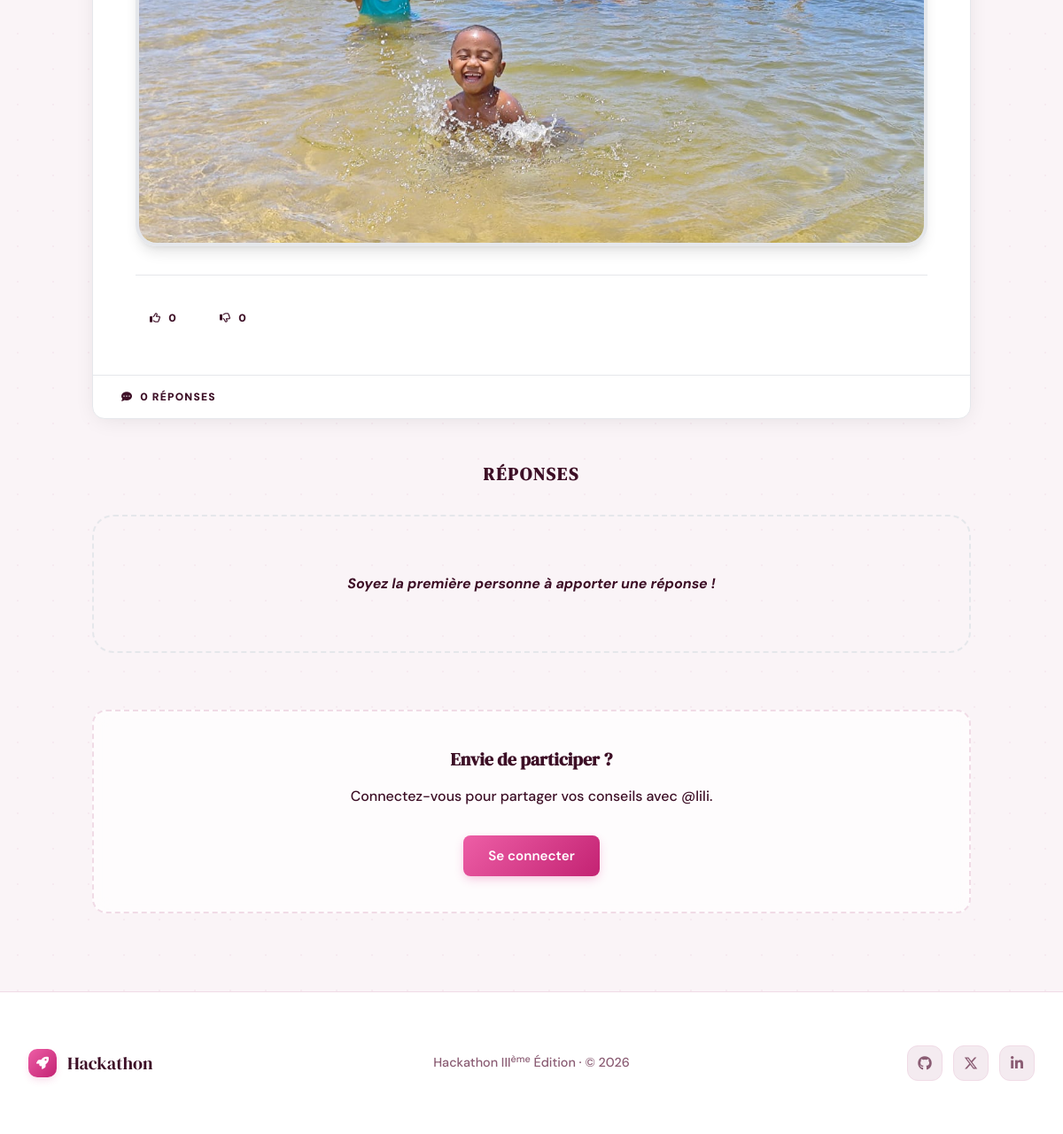
/forum/question/2/ (lower part), run on an earlier commit of the app's database.
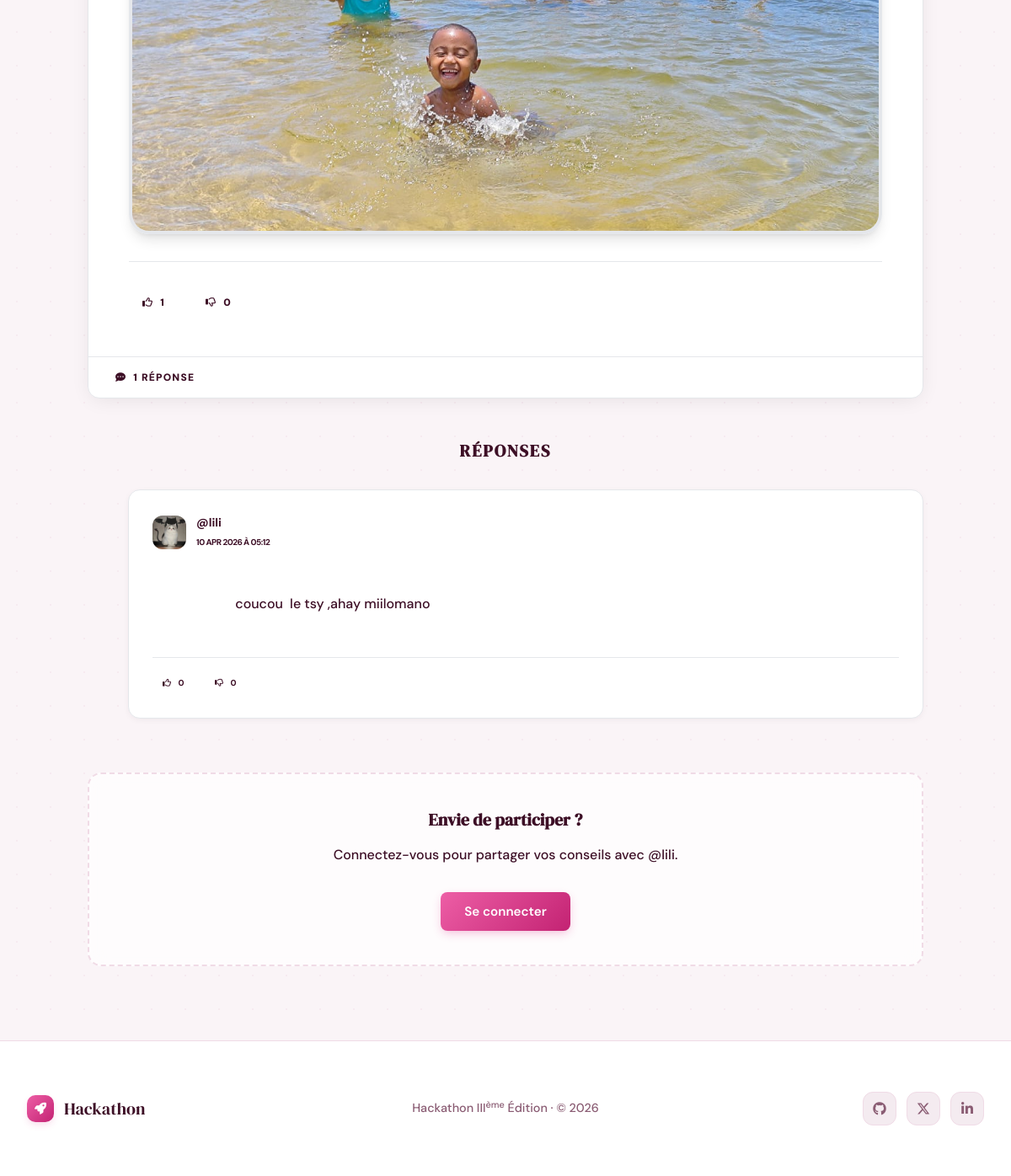
And on a later commit of the database.
### forum/models.py (models this page shows, shortened)
class Question(models.Model):
    user = models.ForeignKey(
        settings.AUTH_USER_MODEL,
        on_delete=models.CASCADE,
        related_name='questions'
    )
    title = models.CharField(max_length=255)
    content = models.TextField()
    image = models.ImageField(upload_to='forum/questions/', blank=True, null=True)
    likes = models.ManyToManyField(settings.AUTH_USER_MODEL, related_name='liked_questions', blank=True)
    dislikes = models.ManyToManyField(settings.AUTH_USER_MODEL, related_name='disliked_questions', blank=True)
    created_at = models.DateTimeField(auto_now_add=True)
    updated_at = models.DateTimeField(auto_now=True)
    class Meta:
        ordering = ['-created_at']
    def total_likes(self):
        return self.likes.count()
    def total_dislikes(self):
        return self.dislikes.count()

class Answer(models.Model):
    user = models.ForeignKey(
        settings.AUTH_USER_MODEL,
        on_delete=models.CASCADE,
        related_name='answers'
    )
    question = models.ForeignKey(
        Question,
        on_delete=models.CASCADE,
        related_name='answers'
    )
    content = models.TextField()
    image = models.ImageField(upload_to='forum/answers/', blank=True, null=True)
    likes = models.ManyToManyField(settings.AUTH_USER_MODEL, related_name='liked_answers', blank=True)
    dislikes = models.ManyToManyField(settings.AUTH_USER_MODEL, related_name='disliked_answers', blank=True)
    created_at = models.DateTimeField(auto_now_add=True)
    updated_at = models.DateTimeField(auto_now=True)
    class Meta:
        ordering = ['created_at']
    def total_likes(self):
        return self.likes.count()
    def total_dislikes(self):
        return self.dislikes.count()

### Users/models.py (models this page shows, shortened)
class User(AbstractUser):
    GROUPE_SANGUIN_CHOIX = [
        ('A+', 'A+'), ('A-', 'A-'),
        ('B+', 'B+'), ('B-', 'B-'),
        ('AB+', 'AB+'), ('AB-', 'AB-'),
        ('O+', 'O+'), ('O-', 'O-'),
    ]
    is_admin_user = models.BooleanField(default=False)
    is_customer = models.BooleanField(default=True)
    age = models.PositiveIntegerField(null=True, blank=True, help_text="25")
    date_dernieres_regles = models.DateField(null=True, blank=True, help_text="Date des dernières règles)")
    date_prevue_accouchement = models.DateField(null=True, blank=True)
    taille = models.PositiveIntegerField(null=True, blank=True, help_text="En cm")
    poids_initial = models.FloatField(null=True, blank=True, help_text="En kg")
    groupe_sanguin = models.CharField(
        null=True,
        blank=True,
        max_length=5,
        choices=GROUPE_SANGUIN_CHOIX
    )
    antecedents_medicaux = models.TextField(null=True, blank=True)
    nombre_grossesses_precedentes = models.PositiveIntegerField(default=0)
    photo = models.ImageField(
        upload_to="profile_pictures/",
        default="profile_pictures/default.png",
        blank=True,
        null=True,
    )

### forum/views.py (the view)
# urls.py: path('question/<int:pk>/', views.question_detail, name='question_detail'),
def question_detail(request, pk):
    question = get_object_or_404(Question, pk=pk)
    answers = question.answers.all().select_related('user')
    if request.method == 'POST' and request.user.is_authenticated:
        form = AnswerForm(request.POST, request.FILES)
        if form.is_valid():
            answer = form.save(commit=False)
            answer.user = request.user
            answer.question = question
            answer.save()
            if question.user != request.user:
                Notification.objects.create(
                    user=question.user,
                    title="Nouvelle réponse",
                    message=f"{request.user.username} a répondu à votre question : {question.title}",
                    url=reverse('forum:question_detail', args=[question.pk])
                )
            return redirect('forum:question_detail', pk=pk)
    else:
        form = AnswerForm()
    return render(request, 'forum/question_detail.html', {
        'question': question,
        'answers': answers,
        'form': form
    })

### templates/forum/question_detail.html (shortened to what the changed rows need)
{% extends 'Base/base.html' %}
{% block content %}
<div class="container mx-auto px-4 py-12 max-w-5xl">
    <div class="cool-card !p-0 overflow-hidden mb-12 shadow-xl border-t-4 border-t-primary">
        <div class="p-8 md:p-12">
            {% if question.image %}
                <div class="mb-8 rounded-3xl overflow-hidden shadow-lg border-4 border-paper">
                    <img src="{{ question.image.url }}" class="w-full h-auto object-cover" alt="Image pour {{ question.title }}">
                </div>
            {% endif %}
            <div class="flex items-center gap-4 mt-8 pt-8 border-t border-line">
                <a href="{% url 'forum:like_question' question.pk %}" class="flex items-center gap-2 px-4 py-2 rounded-xl {% if user in question.likes.all %}bg-primary text-white shadow-lg{% else %}bg-surface-2 text-ink-muted hover:bg-line{% endif %} transition-all font-black text-xs uppercase tracking-widest">
                    <i class="{% if user in question.likes.all %}fas{% else %}far{% endif %} fa-thumbs-up"></i>
                    {{ question.total_likes }}
                </a>
                <a href="{% url 'forum:dislike_question' question.pk %}" class="flex items-center gap-2 px-4 py-2 rounded-xl {% if user in question.dislikes.all %}bg-ink text-white shadow-lg{% else %}bg-surface-2 text-ink-muted hover:bg-line{% endif %} transition-all font-black text-xs uppercase tracking-widest">
                    <i class="{% if user in question.dislikes.all %}fas{% else %}far{% endif %} fa-thumbs-down"></i>
                    {{ question.total_dislikes }}
                </a>
            </div>
        </div>
        <div class="bg-surface-2 px-8 py-4 border-t border-line flex items-center gap-6">
            <span class="text-xs font-black uppercase tracking-widest text-ink-muted flex items-center gap-2">
                <i class="fas fa-comment-dots text-primary"></i>
                {{ answers.count }} Réponse{{ answers.count|pluralize }}
            </span>
        </div>
    </div>
    <div class="space-y-8 mb-16">
        {% for answer in answers %}
            <div class="relative pl-8 md:pl-12">
                <div class="absolute left-0 top-0 bottom-0 w-1 bg-grad-primary opacity-20 rounded-full"></div>
                <div class="cool-card group hover:border-primary/20 transition-all">
                    <div class="flex items-center justify-between mb-6">
                        <div class="flex items-center gap-3">
                            {% if answer.user.photo %}
                                <img src="{{ answer.user.photo.url }}" class="w-10 h-10 rounded-xl object-cover" alt="{{ answer.user.username }}">
                            {% else %}
                                <div class="w-10 h-10 rounded-xl bg-surface-2 flex items-center justify-center text-ink font-bold">
                                    {{ answer.user.username|first|upper }}
                                </div>
                            {% endif %}
                            <div>
                                <span class="block font-bold text-ink text-sm">@{{ answer.user.username }}</span>
                                <span class="text-[10px] font-bold text-ink-muted uppercase tracking-tighter">{{ answer.created_at|date:"d M Y à H:i" }}</span>
                            </div>
                        </div>
                    </div>
                    <div class="text-ink-muted leading-relaxed whitespace-pre-wrap font-medium mb-6">
                        {{ answer.content }}
                    </div>
                    <div class="flex items-center gap-3 pt-4 border-t border-line/50">
                        <a href="{% url 'forum:like_answer' answer.pk %}" class="flex items-center gap-2 px-3 py-1.5 rounded-lg {% if user in answer.likes.all %}bg-primary text-white shadow-md{% else %}bg-surface-2 text-ink-muted hover:bg-line{% endif %} transition-all font-bold text-[10px] uppercase tracking-wider">
                            <i class="{% if user in answer.likes.all %}fas{% else %}far{% endif %} fa-thumbs-up"></i>
                            {{ answer.total_likes }}
                        </a>
                        <a href="{% url 'forum:dislike_answer' answer.pk %}" class="flex items-center gap-2 px-3 py-1.5 rounded-lg {% if user in answer.dislikes.all %}bg-ink text-white shadow-md{% else %}bg-surface-2 text-ink-muted hover:bg-line{% endif %} transition-all font-bold text-[10px] uppercase tracking-wider">
                            <i class="{% if user in answer.dislikes.all %}fas{% else %}far{% endif %} fa-thumbs-down"></i>
                            {{ answer.total_dislikes }}
                        </a>
                    </div>
                </div>
            </div>
        {% empty %}
            <div class="text-center py-16 bg-surface-2 rounded-3xl border-2 border-dashed border-line">
                <p class="text-ink-muted font-bold italic">Soyez la première personne à apporter une réponse !</p>
            </div>
        {% endfor %}
    </div>
    {% if user.is_authenticated %}
        <div class="cool-card shadow-2xl border-2 border-primary/10 relative overflow-hidden">
            <div class="absolute top-0 right-0 p-4 opacity-5">
                <i class="fas fa-reply text-6xl"></i>
            </div>
            <h3 class="text-2xl font-black text-ink mb-8 flex items-center gap-3">
                <span class="w-10 h-10 rounded-xl bg-primary text-white flex items-center justify-center text-sm shadow-lg">
                    <i class="fas fa-pen"></i>
                </span>
                Votre contribution
            </h3>
            <form method="POST" class="space-y-6" enctype="multipart/form-data">
                {% csrf_token %}
                <div class="relative">
                    {{ form.content }}
                    {% if form.content.errors %}
                        {% for error in form.content.errors %}
                            <p class="text-error text-xs font-black uppercase mt-2 italic">{{ error }}</p>
                        {% endfor %}
                    {% endif %}
                </div>
                <div class="space-y-2">
                    <label for="{{ form.image.id_for_label }}" class="text-[10px] font-black uppercase tracking-widest text-ink-muted">
                        Ajouter une photo ou un fichier
                    </label>
                    {{ form.image }}
                    {% if form.image.errors %}
                        {% for error in form.image.errors %}
                            <p class="text-error text-xs font-black uppercase mt-2 italic">{{ error }}</p>
                        {% endfor %}
                    {% endif %}
                </div>
                <div class="flex justify-end">
                    <button type="submit" class="btn btn-primary btn-lg shadow-xl hover:scale-105 active:scale-95 transition-all">
                        <i class="fas fa-paper-plane"></i>
                        Publier ma réponse
                    </button>
                </div>
            </form>
        </div>
    {% else %}
        <div class="glass-card p-10 text-center border-2 border-dashed border-primary/20">
            <h4 class="text-xl font-bold text-ink mb-4">Envie de participer ?</h4>
            <p class="text-ink-muted mb-8 font-medium">Connectez-vous pour partager vos conseils avec @{{ question.user.username }}.</p>
            <a href="{% url 'users:connexion' %}?next={{ request.path }}" class="btn btn-primary">Se connecter</a>
        </div>
    {% endif %}
</div>
{% endblock %}

What changed in the data, as far as the page shows it:
computed for Question "lili": total_likes "0" → "1"
added Answer: user.photo (picture), user.username "lili", created_at "10 APR 2026 À 05:12", content "coucou le tsy ,ahay miilomano", total_likes "0", total_dislikes "0"
Also different on the page:
{{ answers.count }}: "0" → "1"
text no longer shown: "Soyez la première personne à apporter une réponse !"
